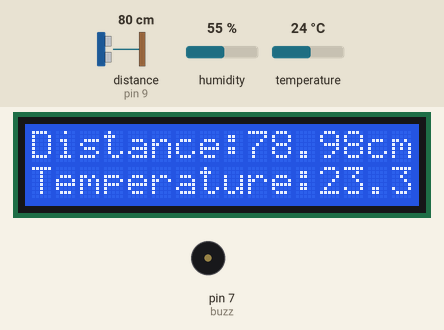
Simulated run of this sketch. Board: Arduino Uno, built with avr-gcc and run on an emulated ATmega328P. On the bench: 16×2 character LCD, buzzer (waves = sounding). Wiring (inferred from the names in the program): ultrasonic range finder: trigger pin 8; echo pin 9. The test bench sets the inputs (shaded band); at power-on: temperature 24 °C, distance to the obstacle (sensor on pin 9) 80 cm, humidity 55 %. The echo pulse lasts 58.3 µs per cm.

Above: at 1.2 s.
1.3 s: temperature set to 4 °C
At 4.3 s:
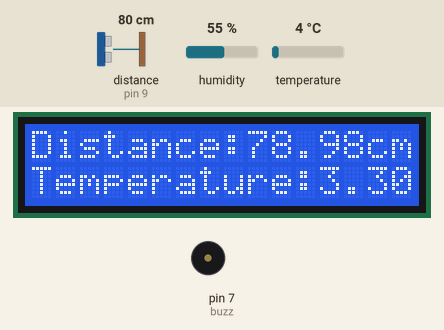
7.6 s: distance to the obstacle (sensor on pin 9) set to 7 cm
At 9.4 s:
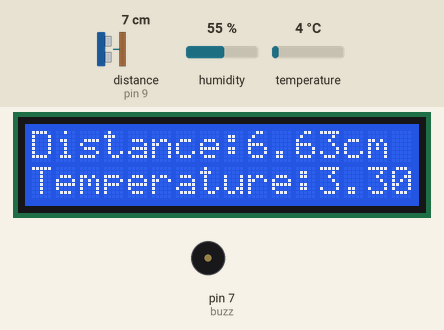
9.7 s: distance to the obstacle (sensor on pin 9) set to 4 cm
At 10.8 s:
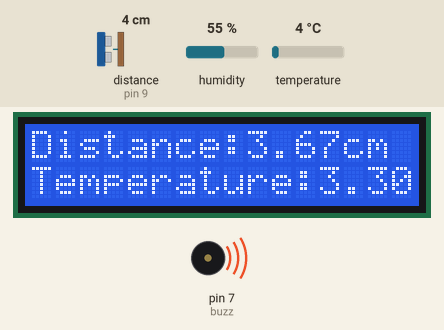
15.0 s: temperature set to 12 °C
At 17.1 s:
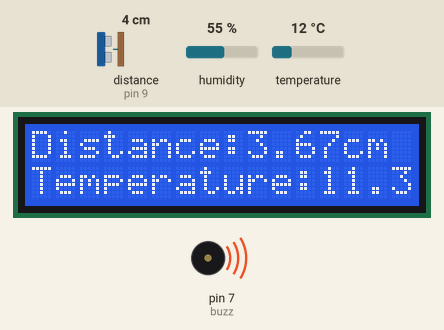
21.3 s: distance to the obstacle (sensor on pin 9) set to 9 cm
At 22.2 s:
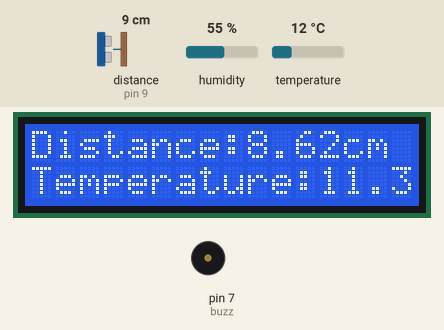
24.5 s: humidity set to 68 %
At 25.1 s:
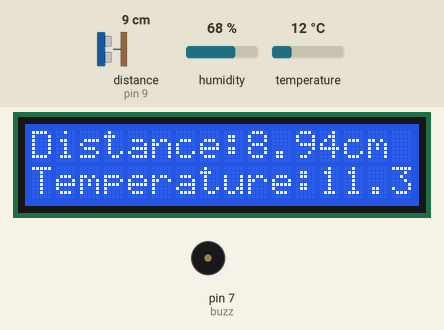
Timing chart, 0 to 27.5 s (numbered marks = the images above; inputs shaded):
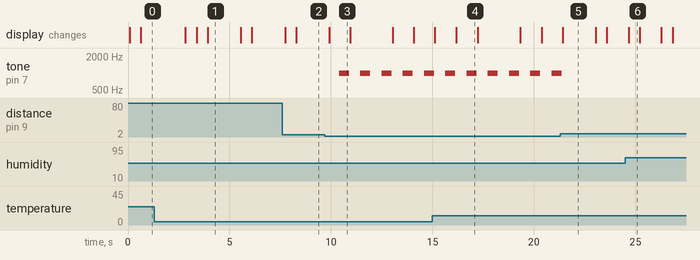

The sketch:

code.ino
```cpp
#include <DHT.h>
#include <DHT_U.h>
#include <Adafruit_Sensor.h>
#include <LiquidCrystal_I2C.h>

LiquidCrystal_I2C lcd(0x27,16,2);
const unsigned long MEASURE = 25000UL;
const float SOUND = 340.0 / 1000;
const byte TRIG = 8;
const byte ECHO = 9;
int buzz = 7;
DHT temp(2, DHT11);

void setup() {
  Serial.begin(115200);
  pinMode(TRIG, OUTPUT);
  digitalWrite(TRIG, LOW);
  pinMode(ECHO, INPUT);
  pinMode(buzz, OUTPUT);
  lcd.init();
  lcd.clear();
  lcd.backlight();
  temp.begin();
}

void loop() {
  digitalWrite(TRIG, HIGH);
  delayMicroseconds(10);
  digitalWrite(TRIG, LOW);
  long mesure = pulseIn(ECHO, HIGH, MEASURE);
  float distance = mesure / 2.0 * SOUND;
  lcd.setCursor(0, 0);
  lcd.print(F("Distance:"));
  lcd.print(distance / 10.0);
  lcd.print(F("cm "));
  delay(500);
  if ((distance / 10.0) <= 5 && (distance / 10.0) >= 1) {
    tone(buzz, 1000);
    delay(500);
    noTone(buzz);
  } else if ((distance / 10.0) == 0) {
    tone(buzz, 1000);
  } else {
    noTone(buzz);
  }
  lcd.setCursor(0, 1);
  lcd.print(F("Temperature:"));
  lcd.print(String(temp.readTemperature() - 0.7));
  lcd.print(F("°C"));
}
```

Measured:
- the behaviour switches between 6 and 5 cm on distance to the obstacle (sensor on pin 9) (found by bisection; images 2 and 3)
- after the input at 1.3 s, the display: changes after 1.5 s (image 1)
- after the input at 7.6 s, the display: first changes after 0.15 s (image 2 shows a later state)
- after the input at 9.7 s, tone on pin 7 (buzz): alternates 1000 Hz for 0.50 s and silent for 0.55 s, starting after 0.71 s; the display: changes after 0.21 s (image 3)
- after the input at 15.0 s, the display: first differs from a run without the input after 1.2 s (image 4 shows a later state)
- after the input at 21.3 s, tone on pin 7 (buzz): goes on until 21.4 s, then stays silent; the display: changes after 0.12 s (image 5)
- after the input at 24.5 s, the display: changes after 0.18 s (image 6)
